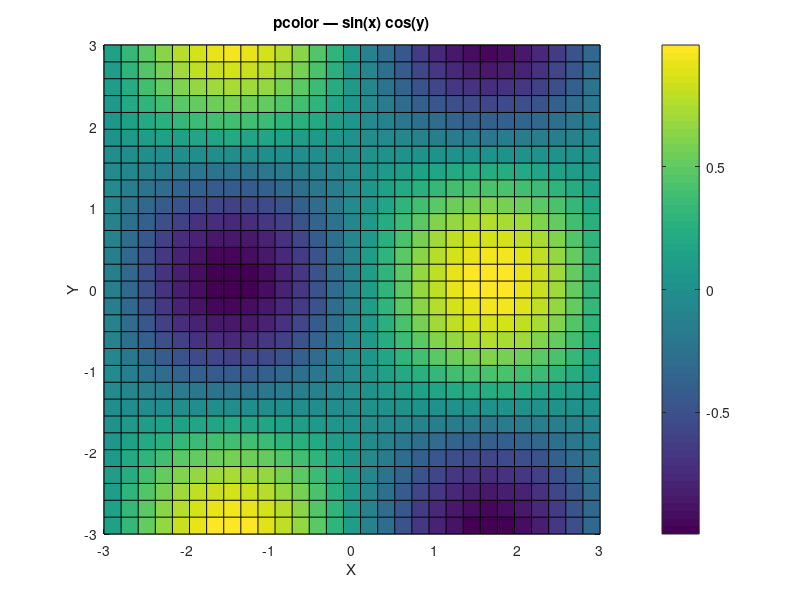

Write the MATLAB code that produced this figure.
% pcolor — Cell-vertex aligned pseudocolor plot
% Like imagesc but the (x, y) coordinates sit at cell VERTICES
% rather than centres — useful when the grid is irregular and
% you want exact spatial alignment.


clear
close all

n = 30;
x = linspace(-3, 3, n);
y = linspace(-3, 3, n);
Z = zeros(n, n);
for i = 1:n
    for j = 1:n
        Z(i, j) = sin(x(j)) * cos(y(i));
    end
end

figure
pcolor(x, y, Z)
colorbar()
title('pcolor — sin(x) cos(y)')
xlabel('X')
ylabel('Y')
